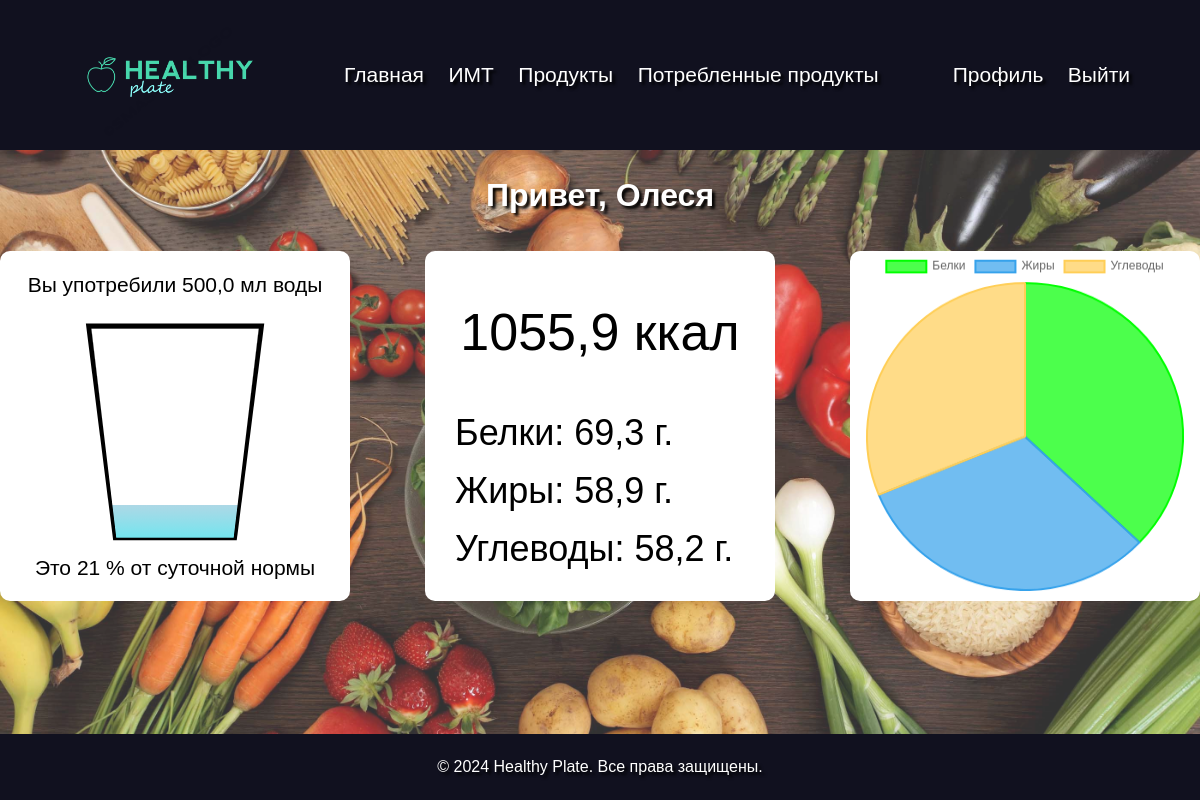
The app's page / (signed in), older data.
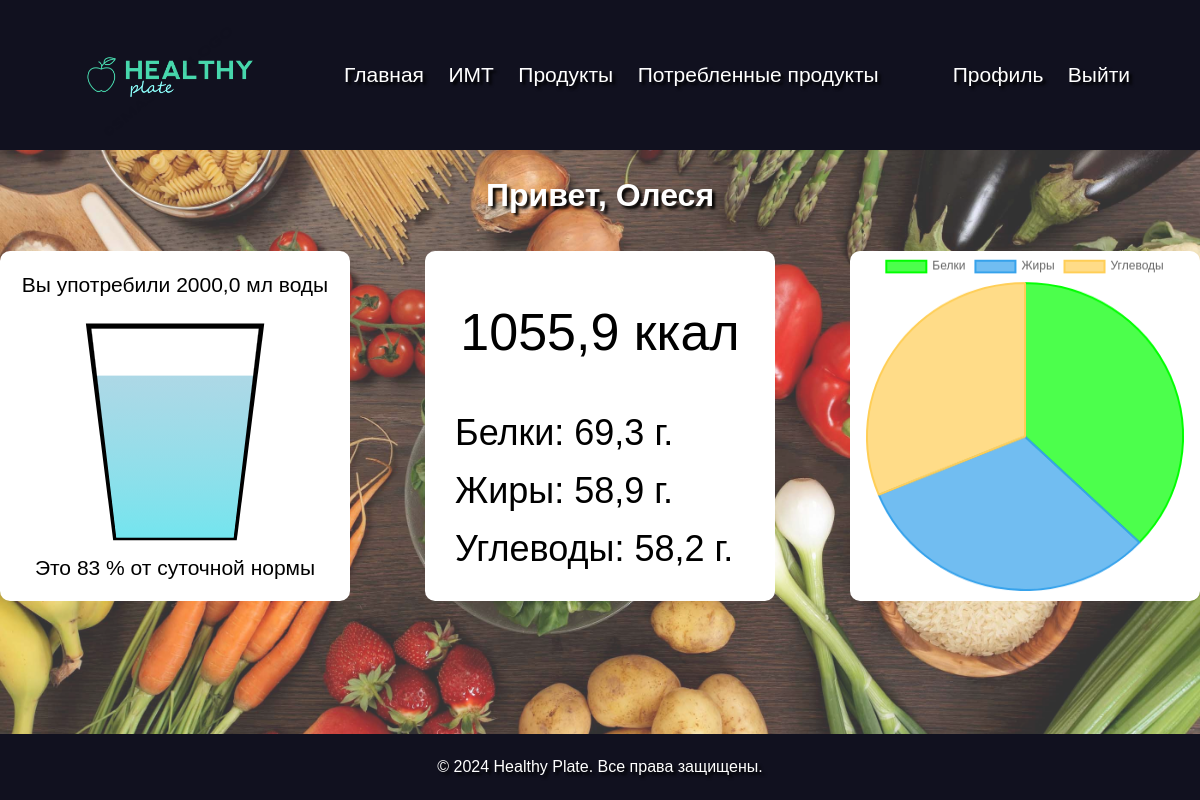
The same page, newer data.
### product/models.py (models this page shows, shortened)
class Cart(models.Model):
    user = models.OneToOneField(User, on_delete=models.CASCADE)
    items = models.ManyToManyField('Product', through='CartItem')
    total_calories = models.DecimalField(max_digits=8, decimal_places=1, default=0)
    total_protein = models.DecimalField(max_digits=8, decimal_places=1, default=0)
    total_carbohydrates = models.DecimalField(max_digits=8, decimal_places=1, default=0)
    total_lipids = models.DecimalField(max_digits=8, decimal_places=1, default=0)
    total_water = models.DecimalField(max_digits=8, decimal_places=1, default=0)
    class Meta:
        verbose_name_plural = 'Корзины'
        verbose_name = 'Корзина'

### home/views.py (the view)
# urls.py: path('', include('home.urls')),
def home(request):
    if request.user.is_authenticated:
        try:
            user_cart = Cart.objects.get(user=request.user)
            consumed_water = user_cart.total_water
            daily_needed_water = 2400
            water_percentage = round((int(consumed_water) / daily_needed_water) * 100)
            total_proteins = round(user_cart.total_protein)
            total_lipids = round(user_cart.total_lipids)
            total_carbohydrates = round(user_cart.total_carbohydrates)
            return render(request, 'home/home.html',
                          {'consumed_water': consumed_water,
                           'water_percentage': water_percentage,
                           'user_cart': user_cart,
                           'total_proteins': total_proteins,
                           'total_lipids': total_lipids,
                           'total_carbohydrates': total_carbohydrates})
        except Exception as e:
            return render(request, 'home/home.html')
    else:
        return render(request, 'home/home.html')

### templates/home/home.html (shortened to what this page needs)
{% extends 'base.html' %}
{% load static %}
{% block content %}
    {% if user.is_authenticated %}
        <div class="centered">
            <h1>Привет, {{ user.first_name }}</h1>
        </div>
        <div class="home_container">
            <div class="aqua">
                {% if consumed_water %}
                    <div class="text-a">Вы употребили {{ consumed_water }} мл воды</div>
                {% else %}
                    <div class="text-a">Вы употребили 0 мл воды</div>
                {% endif %}
                <div class="aqua-container">
                    <div class="aqua-img">
                        <div class="fill">
                        </div>
                    </div>
                </div>
                <div class="text-a">
                    {% if water_percentage %}
                        Это {{ water_percentage }} % от суточной нормы
                    {% else %}
                        Это 0 % от суточной нормы
                    {% endif %}
                </div>
            </div>
            <div class="statistic">
                {% if user_cart.total_calories %}
                    <div class="calories">
                        {{ user_cart.total_calories }} ккал
                    </div>
                {% else %}
                    <div class="calories">
                        0 ккал
                    </div>
                {% endif %}
                <div class="bju">
                    {% if user_cart.total_protein %}
                        <div class="proteins">Белки: {{ user_cart.total_protein }} г.</div>
                    {% else %}
                        <div class="proteins">Белки: 0 г.</div>
                    {% endif %}
                    {% if user_cart.total_lipids %}
                        <div class="lipids">Жиры: {{ user_cart.total_lipids }} г.</div>
                    {% else %}
                        <div class="lipids">Жиры: 0 г.</div>
                    {% endif %}
                    {% if user_cart.total_carbohydrates %}
                        <div class="carbohydrates">Углеводы: {{ user_cart.total_carbohydrates }} г.</div>
                    {% else %}
                        <div class="carbohydrates">Углеводы: 0 г.</div>
                    {% endif %}
                </div>
            </div>
            {% if user_cart.total_carbohydrates or user_cart.total_lipids or user_cart.total_protein %}
                <div class="diagram">
                    <canvas id="myChart" width="350" height="340"></canvas>
                </div>
            {% endif %}
        </div>
    {% else %}
        <h2>Добро, пожаловать на главную страницу!</h2>
        <h2>Для возможности пользоваться всеми возможностями сайта необходимо войти в аккаунт</h2>
    {% endif %}
{% endblock %}

### templates/base.html (shortened to what this page needs)
{% load static %}
<!DOCTYPE html>
<html lang="en">
<head>
    <link rel="stylesheet" href="{% static 'css/styles.css' %}">
    <link rel="stylesheet" href="{% static 'css/modal_window.css' %}">
    <link rel="stylesheet" href="https://cdnjs.cloudflare.com/ajax/libs/font-awesome/5.15.3/css/all.min.css">
</head>
<body>
<header style="background-color: #11111f;">
    <a href="{% url 'home:home' %}">
        <div class="logo">
            <img src="{% static 'images/logo/logo.png' %}" alt="Логотип">
        </div>
    </a>
    <nav>
        <ul>
            {% if user.is_authenticated %}
                <li><a href="{% url 'home:home' %}">Главная</a></li>
                <li><a href="{% url 'user_profile:imt' %}">ИМТ</a></li>
                <li><a href="{% url 'product:product_list' %}">Продукты</a></li>
                <li><a href="{% url 'product:cart' %}">Потребленные продукты</a></li>
            {% else %}
                <li><a href="{% url 'home:home' %}">Главная</a></li>
                <li><a href="{% url 'product:product_list' %}">Продукты</a></li>
            {% endif %}
        </ul>
    </nav>
    <nav>
        {% if user.is_authenticated %}
            <ul>
                <li><a href="{% url 'user_profile:view_profile' %}">Профиль</a></li>
                <li><a href="{% url 'home:logout' %}">Выйти</a></li>
            </ul>
        {% else %}
            <ul>
                <li><a href="{% url 'home:login' %}">Войти</a></li>
                <li><a href="{% url 'home:register' %}">Зарегистрироваться</a></li>
            </ul>
        {% endif %}
    </nav>
</header>
<main>
    {% block content %}{% endblock %}
</main>
<footer>
    <p>&copy; 2024 Healthy Plate. Все права защищены.</p>
</footer>
</body>
</html>

### home/static/css/styles.css (style rules this page uses)
:root { --water-percentage: 0; }
body, h1, h2, h3, p, ul { margin: 0; padding: 0; }
body { font-family: Arial, sans-serif; line-height: 1.6; background-color: #f8f8f8; height: 100%; color: white; }
p, h1, h2, h3, h4, h5, h6 { text-shadow: 3px 3px 3px #000; }
header { user-select: none; background-size: cover; background-repeat: no-repeat; color: #fff; padding: 0 70px; margin: 0; display: flex; justify-content: space-between; align-items: center; }
.logo { display: flex; align-items: center; }
.logo img { height: 150px; width: 200px; overflow: hidden; object-fit: cover; }
nav ul { list-style-type: none; }
nav ul li { display: inline; margin-right: 20px; }
nav ul li:last-child { margin-right: 0; }
nav ul li a { color: #fff; text-decoration: none; font-size: 21px; text-shadow: 3px 3px 3px #000; transition: 0.5s linear 0.12s; }
main { padding: 20px 0; min-height: calc(100vh - 256px); background-size: cover; background-repeat: no-repeat; }
.home_container { user-select: none; display: flex; justify-content: center; align-items: center; margin-top: 30px; gap: 75px; }
.aqua { background-color: white; width: 350px; height: 350px; border-radius: 10px; display: flex; flex-direction: column; justify-content: center; align-items: center; }
.aqua-container { width: 250px; height: 250px; display: flex; justify-content: center; align-items: center; }
.aqua-img { width: 55%; height: 90%; background-color: transparent; border: solid 4px black; overflow: hidden; position: relative; transform: perspective(1000px) rotateX(-60deg) scaleY(1.8); margin-top: 50px; }
.fill { position: absolute; bottom: 0; width: 100%; height: 0; background: linear-gradient(to top, aqua, lightblue); background-size: 300% 300%; animation: fill-animation 2s ease-in-out forwards; }
.text-a { color: black; font-size: 21px; display: flex; justify-content: center; align-items: center; }
.diagram { background: white; border-radius: 10px; }
#myChart { padding-bottom: 10px; }
.statistic { width: 350px; height: 350px; background: white; border-radius: 10px; }
.calories { margin-top: 40px; color: black; font-size: 52px; text-align: center; }
.bju { color: black; font-size: 36px; margin-top: 30px; margin-left: 30px; }
.centered { display: flex; justify-content: center; }
footer { user-select: none; background-color: #11111f; color: #fff; padding: 20px 0; text-align: center; }
h1 { user-select: none; }

Row changes from the older to the newer data that the page shows:
changed Cart: total_water "500,0" → "2000,0"
Text that changed along with them:
{{ water_percentage }}: "21" → "83"
